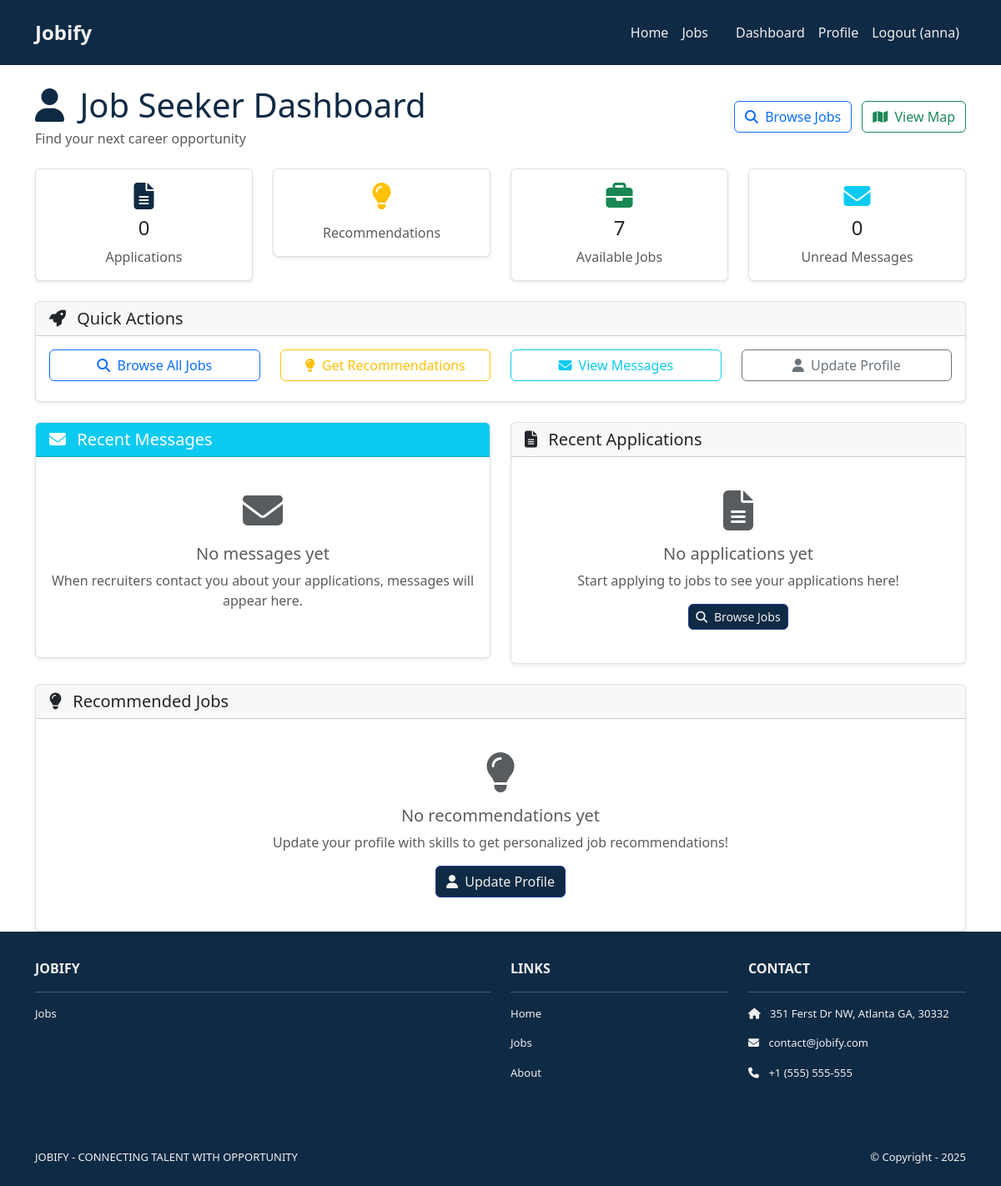
/jobs/user/dashboard/ (signed in), run on an earlier commit of the app's database.
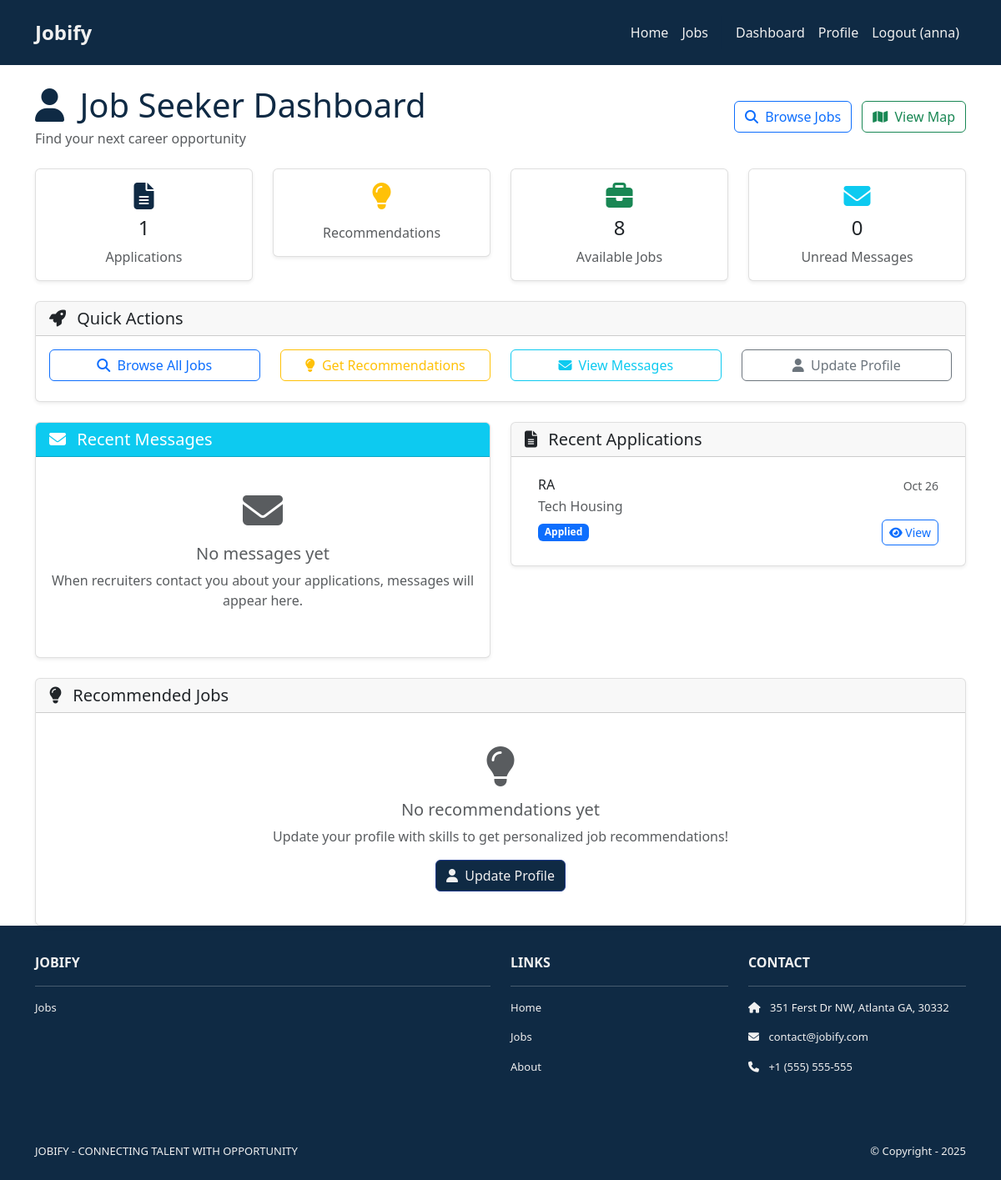
And on a later commit of the database.
### jobs/models.py (models this page shows, shortened)
class Application(models.Model):
    APPLICATION_STATUS_CHOICES = [
        ("applied", "Applied"),
        ("reviewed", "Reviewed"),
        ("interview", "Interview"),
        ("offer", "Offer"),
        ("closed", "Closed"),
    ]
    job = models.ForeignKey(Job, on_delete=models.CASCADE, related_name="applications")
    applicant = models.ForeignKey(
        User, on_delete=models.CASCADE, related_name="job_applications"
    )
    application_note = models.TextField(
        help_text="Why are you interested in this position?"
    )
    applied_at = models.DateTimeField(auto_now_add=True)
    status = models.CharField(
        max_length=20, choices=APPLICATION_STATUS_CHOICES, default="applied"
    )
    resume = models.FileField(upload_to="resumes/", blank=True, null=True)
    class Meta:
        unique_together = ["job", "applicant"]

class Job(models.Model):
    JOB_TYPE_CHOICES = [
        ("full_time", "Full Time"),
        ("part_time", "Part Time"),
        ("contract", "Contract"),
        ("internship", "Internship"),
        ("remote", "Remote"),
    ]
    EXPERIENCE_LEVEL_CHOICES = [
        ("entry", "Entry Level"),
        ("mid", "Mid Level"),
        ("senior", "Senior Level"),
        ("lead", "Lead"),
    ]
    title = models.CharField(max_length=255)
    company = models.CharField(max_length=255)
    location = models.CharField(max_length=255)
    latitude = models.FloatField(null=True, blank=True)
    longitude = models.FloatField(null=True, blank=True)
    description = models.TextField()
    requirements = models.TextField(blank=True)
    salary_range = models.CharField(max_length=100, blank=True)
    job_type = models.CharField(
        max_length=20, choices=JOB_TYPE_CHOICES, default="full_time"
    )
    experience_level = models.CharField(
        max_length=20, choices=EXPERIENCE_LEVEL_CHOICES, default="mid"
    )
    posted_at = models.DateTimeField(auto_now_add=True)
    is_active = models.BooleanField(default=True)
    employer = models.ForeignKey(
        User,
        on_delete=models.CASCADE,
        related_name="posted_jobs",
        null=True,  # Make nullable for existing data
        blank=True
    )
    application_email = models.EmailField(blank=True)

### jobs/views.py (the view, shortened to what this page needs)
# urls.py: path('user/dashboard/', views.user_dashboard, name='user_dashboard'),
@login_required
def user_dashboard(request):
    if not hasattr(request.user, 'profile') or request.user.profile.user_type != 'user':
        messages.error(request, "Access denied. This feature is only available for job seekers.")
        return redirect('recruiter_dashboard')
    applications = Application.objects.filter(applicant=request.user).order_by('-applied_at')
    recent_messages = Message.objects.filter(recipient=request.user).order_by('-sent_at')[:5]
    unread_count = Message.objects.filter(recipient=request.user, is_read=False).count()
    profile = request.user.profile
    raw_skills = profile.skills or ""
    user_skills = [s.strip().lower() for s in raw_skills.split(",") if s.strip()]
    recommended_jobs = []
    total_jobs = Job.objects.filter(is_active=True).count()
    context = {
        'applications': applications,
        'recommended_jobs': recommended_jobs,
        'total_jobs': total_jobs,
        'recent_messages': recent_messages,
        'unread_count': unread_count,
    }
    return render(request, 'jobs/user_dashboard.html', context)

### jobs/templates/jobs/user_dashboard.html (shortened to what the changed rows need)
{% extends 'base.html' %}
{% load static %}
{% block content %}
<div class="container mt-4">
    <div class="row mb-4">
        <div class="col-12">
            <div class="d-flex justify-content-between align-items-center">
                <div>
                    <h1 class="navy-text mb-1">
                        <i class="fas fa-user me-2"></i>
                        Job Seeker Dashboard
                    </h1>
                </div>
            </div>
        </div>
    </div>
    <div class="row mb-4">
        <div class="col-md-3">
            <div class="card text-center">
                <div class="card-body">
                    <i class="fas fa-file-alt fa-2x navy-text mb-2"></i>
                    <h4 class="card-title">{{ applications.count }}</h4>
                    <p class="card-text text-muted">Applications</p>
                </div>
            </div>
        </div>
        <div class="col-md-3">
            <div class="card text-center">
                <div class="card-body">
                    <i class="fas fa-briefcase fa-2x text-success mb-2"></i>
                    <h4 class="card-title">{{ total_jobs }}</h4>
                    <p class="card-text text-muted">Available Jobs</p>
                </div>
            </div>
        </div>
    </div>
    <div class="row">
        <div class="col-lg-6 mb-4">
            <div class="card">
                <div class="card-body">
                    {% if applications %}
                        <div class="list-group list-group-flush">
                            {% for application in applications|slice:":5" %}
                            <div class="list-group-item">
                                <div class="d-flex w-100 justify-content-between">
                                    <h6 class="mb-1">{{ application.job.title }}</h6>
                                    <small class="text-muted">{{ application.applied_at|date:"M d" }}</small>
                                </div>
                                <p class="mb-1 text-muted">{{ application.job.company }}</p>
                                <div class="d-flex justify-content-between align-items-center">
                                    <span class="badge
                                        {% if application.status == 'applied' %}bg-primary
                                        {% elif application.status == 'reviewed' %}bg-info
                                        {% elif application.status == 'interview' %}bg-warning
                                        {% elif application.status == 'offer' %}bg-success
                                        {% else %}bg-secondary{% endif %}">
                                        {{ application.get_status_display }}
                                    </span>
                                    <div>
                                        <a href="{% url 'job_detail' application.job.id %}" class="btn btn-outline-primary btn-sm">
                                            <i class="fas fa-eye"></i> View
                                        </a>
                                    </div>
                                </div>
                            </div>
                            {% endfor %}
                        </div>
                    {% else %}
                        <div class="text-center py-4">
                            <i class="fas fa-file-alt fa-3x text-muted mb-3"></i>
                            <h5 class="text-muted">No applications yet</h5>
                            <p class="text-muted">Start applying to jobs to see your applications here!</p>
                            <a href="{% url 'job_list' %}" class="btn navy-bg eggshell-text btn-sm">
                                <i class="fas fa-search me-1"></i> Browse Jobs
                            </a>
                        </div>
                    {% endif %}
                </div>
            </div>
        </div>
    </div>
</div>
{% endblock content %}

What changed in the data, as far as the page shows it:
added Application: job "RA", applied_at "Oct 26", job.company "Tech Housing", status "Applied"
Also different on the page:
{{ applications.count }}: "0" → "1"
{{ total_jobs }}: "7" → "8"
text no longer shown: "No applications yet Start applying to jobs to see your applications here! Browse Jobs"
